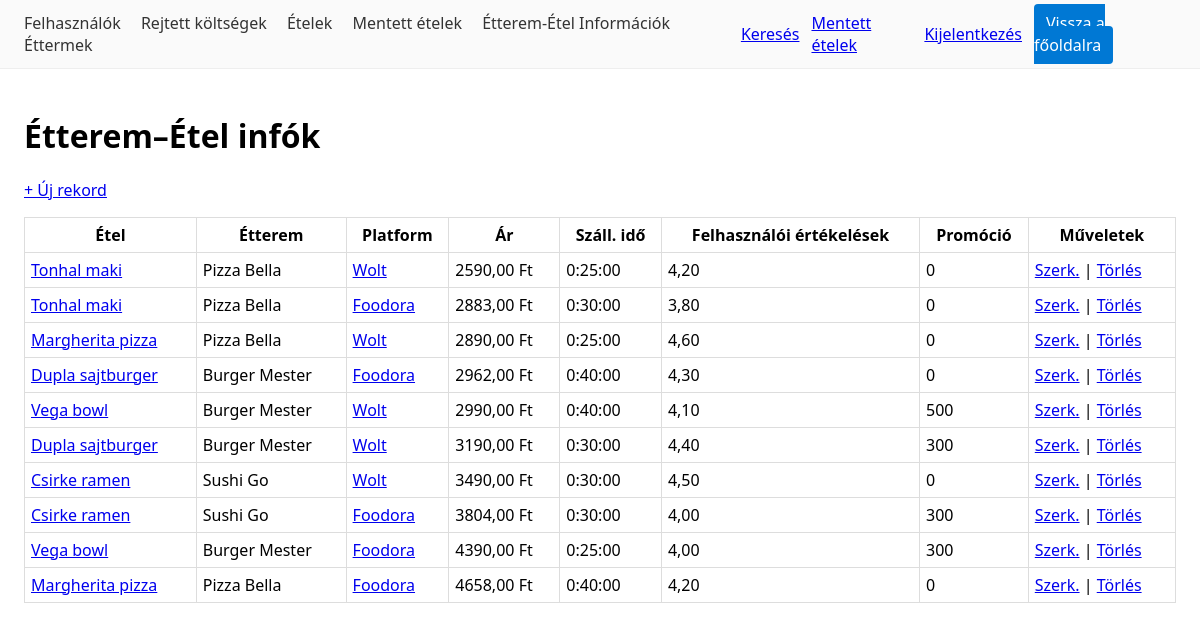
/info/ (signed in), run on the app's committed database.
### compare/models.py (models this page shows, shortened)
class EtteremEtelInfo(models.Model):
    etel = models.ForeignKey("catalog.Etel", on_delete=models.CASCADE, related_name="etterem_info", verbose_name="Étel")
    etterem = models.ForeignKey("catalog.Etterem", on_delete=models.CASCADE, related_name="etel_info", verbose_name="Étterem")
    platform = models.CharField("Platform", max_length=20, choices=PLATFORMOK, default="egyeb")
    ar = models.DecimalField("Ár (HUF)", max_digits=10, decimal_places=2)
    szallitas_ido = models.DurationField("Szállítási idő", null=True, blank=True)
    felhaszn_ertekelesek = models.DecimalField("Felhasználói értékelések (átlag)", max_digits=3, decimal_places=2, null=True, blank=True)
    promocio = models.CharField("Promóció", max_length=255, blank=True)
    class Meta:
        verbose_name="Étterem–Étel információ"; verbose_name_plural="Étterem–Étel információk"
        unique_together=("etel","etterem","platform")
        indexes=[models.Index(fields=["etel"]), models.Index(fields=["etterem"]), models.Index(fields=["platform"])]

### catalog/models.py (models this page shows, shortened)
class Etel(models.Model):
    nev = models.CharField(max_length=150)
    leiras = models.TextField(blank=True)
    kategoria = models.CharField(max_length=50, blank=True)
    kep_url = models.URLField(blank=True)

class Etterem(models.Model):
    nev = models.CharField(max_length=150)
    cim = models.CharField(max_length=250, blank=True)
    platform = models.CharField(max_length=20, choices=PLATFORMOK, default="egyeb")
    platform_logo_url = models.URLField(blank=True)
    platform_url = models.URLField(blank=True)
    def get_platform_url(self) -> str:
        if self.platform_url:
            return self.platform_url
        defaults = {
            "wolt": "https://wolt.com",
            "foodora": "https://www.foodora.hu",
            "bolt": "https://bolt.eu/hu",
            "egyeb": "#",
        }
        return defaults.get(self.platform, "#")

### compare/views.py (the view)
# urls.py: path("info/", views.InfoListView.as_view(), name="info_list"),
class InfoListView(StaffRequired, ListView):
    model = EtteremEtelInfo
    template_name = "compare/info_list.html"
    paginate_by = 20
    def get_queryset(self):
        qs = super().get_queryset().select_related("etel", "etterem")
        etel_id = self.request.GET.get("etel")
        if etel_id:
            qs = qs.filter(etel_id=etel_id)
        return qs.order_by("ar")

### foodcompare/mixins.py (called while the page is built)
    def test_func(self):
        user = self.request.user
        return user.is_authenticated and user.is_staff

### templates/compare/info_list.html
{% extends "_base.html" %}
{% block content %}
{% if request.GET.etel and object_list %}
  <h1>Ajánlatok ehhez: {{ object_list.0.etel.nev }}</h1>
{% else %}
  <h1>Étterem–Étel infók</h1>
{% endif %}
{% if user.is_authenticated and user.is_staff %}
  <p><a href="{% url 'compare:info_create' %}">+ Új rekord</a></p>
{% endif %}
<table>
  <tr>
    <th>Étel</th>
    <th>Étterem</th>
  <th>Platform</th>
  <th>Ár</th>
    <th>Száll. idő</th>
    <th>Felhasználói értékelések</th>
    <th>Promóció</th>
    {% if user.is_authenticated and user.is_staff %}<th>Műveletek</th>{% endif %}
  </tr>
  {% for o in object_list %}
    <tr>
      <td><a href="{% url 'compare:info_detail' o.pk %}">{{ o.etel.nev }}</a></td>
      <td>{{ o.etterem.nev }}</td>
      <td>
        {% if o.etterem.get_platform_url %}
          <a href="{{ o.etterem.get_platform_url }}" target="_blank" rel="noopener">
            {{ o.etterem.get_platform_display }}
          </a>
        {% else %}
          {{ o.etterem.get_platform_display }}
        {% endif %}
      </td>
      <td>{{ o.ar }} Ft</td>
      <td>{{ o.szallitas_ido }}</td>
      <td>{{ o.felhaszn_ertekelesek|default:"–" }}</td>
      <td>{{ o.promocio|default:"–" }}</td>
      {% if user.is_authenticated and user.is_staff %}
        <td>
          <a href="{% url 'compare:info_update' o.pk %}">Szerk.</a> |
          <a href="{% url 'compare:info_delete' o.pk %}">Törlés</a>
        </td>
      {% endif %}
    </tr>
  {% empty %}
    <tr>
      <td colspan="{% if user.is_authenticated and user.is_staff %}8{% else %}7{% endif %}">
        Nincs adat.
      </td>
    </tr>
  {% endfor %}
</table>
{% endblock %}

### templates/_base.html (style rules this page uses)
body { font-family:system-ui,Segoe UI,Arial;margin:0 }
table { border-collapse:collapse;width:100% }
th,td { border:1px solid #ddd;padding:6px }

### data on the page
EtteremEtelInfo: etel.nev "Tonhal maki", etterem.nev "Pizza Bella", etterem.platform "Wolt", ar "2590,00", szallitas_ido "0:25:00", felhaszn_ertekelesek "4,20", promocio "0"
EtteremEtelInfo: etel.nev "Tonhal maki", etterem.nev "Pizza Bella", etterem.platform "Foodora", ar "2883,00", szallitas_ido "0:30:00", felhaszn_ertekelesek "3,80", promocio "0"
EtteremEtelInfo: etel.nev "Margherita pizza", etterem.nev "Pizza Bella", etterem.platform "Wolt", ar "2890,00", szallitas_ido "0:25:00", felhaszn_ertekelesek "4,60", promocio "0"
EtteremEtelInfo: etel.nev "Dupla sajtburger", etterem.nev "Burger Mester", etterem.platform "Foodora", ar "2962,00", szallitas_ido "0:40:00", felhaszn_ertekelesek "4,30", promocio "0"
EtteremEtelInfo: etel.nev "Vega bowl", etterem.nev "Burger Mester", etterem.platform "Wolt", ar "2990,00", szallitas_ido "0:40:00", felhaszn_ertekelesek "4,10", promocio "500"
EtteremEtelInfo: etel.nev "Dupla sajtburger", etterem.nev "Burger Mester", etterem.platform "Wolt", ar "3190,00", szallitas_ido "0:30:00", felhaszn_ertekelesek "4,40", promocio "300"
EtteremEtelInfo: etel.nev "Csirke ramen", etterem.nev "Sushi Go", etterem.platform "Wolt", ar "3490,00", szallitas_ido "0:30:00", felhaszn_ertekelesek "4,50", promocio "0"
EtteremEtelInfo: etel.nev "Csirke ramen", etterem.nev "Sushi Go", etterem.platform "Foodora", ar "3804,00", szallitas_ido "0:30:00", felhaszn_ertekelesek "4,00", promocio "300"
EtteremEtelInfo: etel.nev "Vega bowl", etterem.nev "Burger Mester", etterem.platform "Foodora", ar "4390,00", szallitas_ido "0:25:00", felhaszn_ertekelesek "4,00", promocio "300"
EtteremEtelInfo: etel.nev "Margherita pizza", etterem.nev "Pizza Bella", etterem.platform "Foodora", ar "4658,00", szallitas_ido "0:40:00", felhaszn_ertekelesek "4,20", promocio "0"
